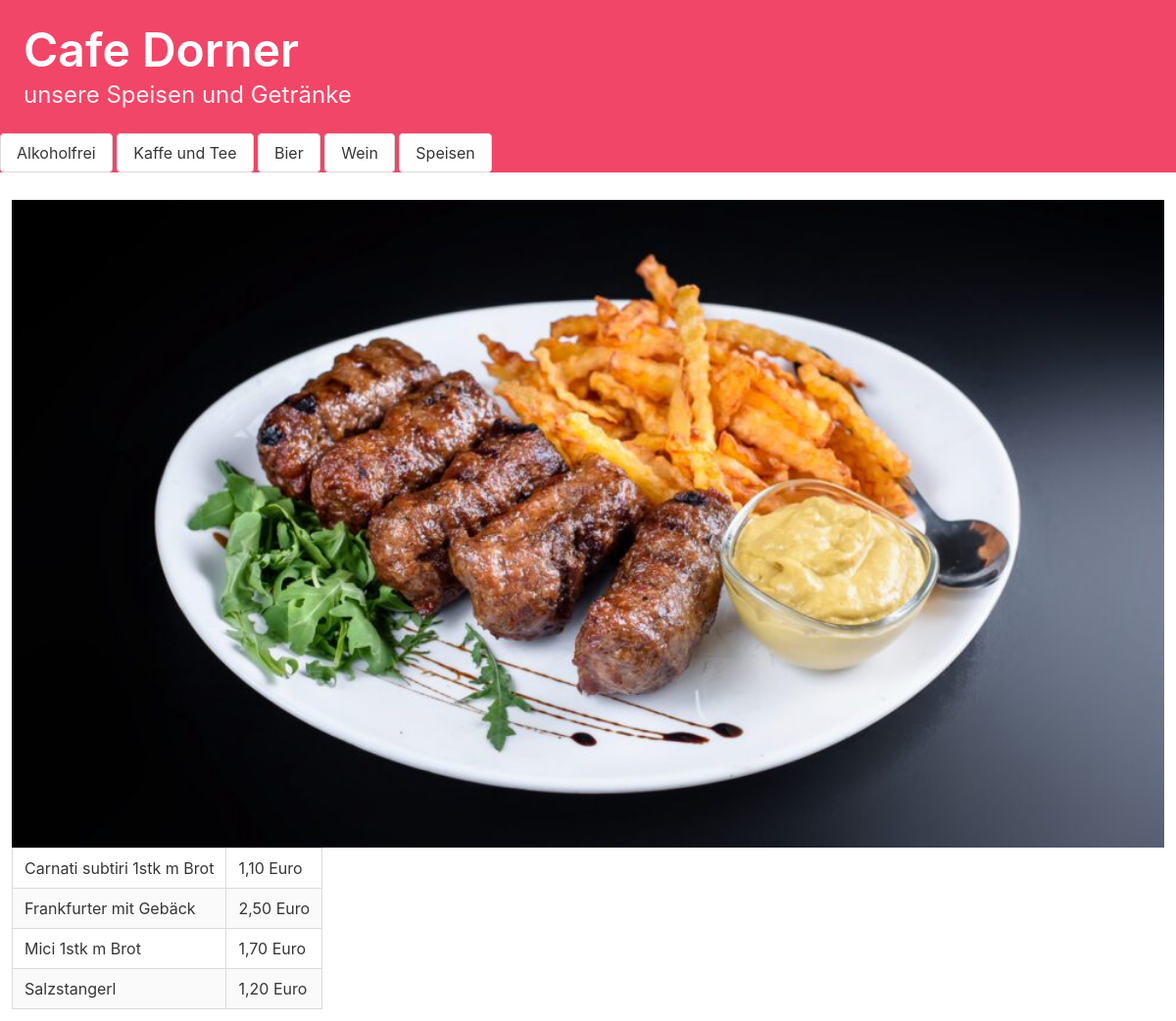
The app's page /speisen/, older data.
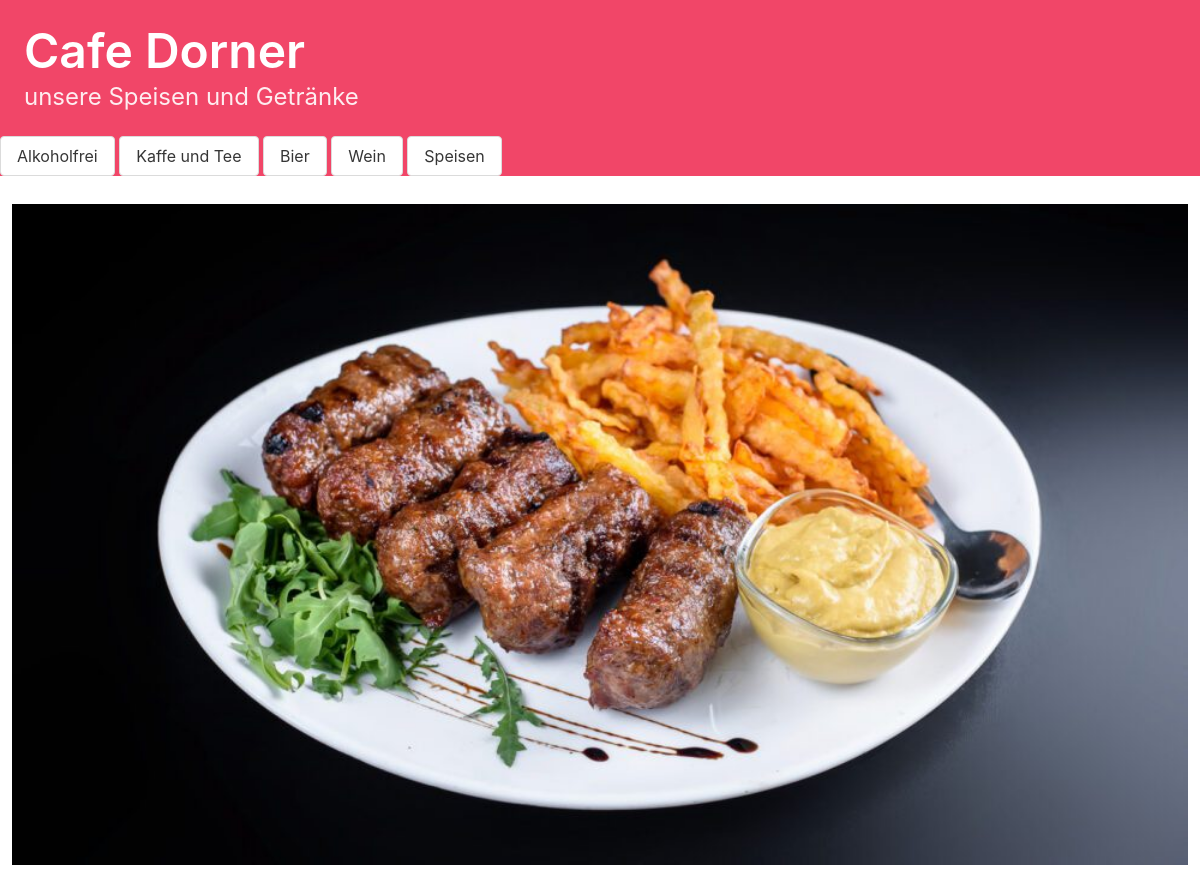
The same page, newer data.
### menue/models.py (models this page shows, shortened)
class Book(models.Model):
    Name = models.CharField(max_length=100)
    Kategorie = models.CharField(max_length=100)
    Verkaufspreis = models.CharField(max_length=100)

### menue/views.py (the view)
# urls.py: path("speisen/", views.menue_speisen.as_view(), name="speisen"),
class menue_speisen(ListView):
    model = Book
    template_name = "speisen.html"
    def get_queryset(self):
        return Book.objects.filter(Kategorie="Speisen")

### templates/speisen.html
{% extends "base.html" %}
{% block content %}
        <table class="table is-bordered is-striped ">
            {% for item in object_list %}
            <tr>
                <td>{{ item.Name }} </td>
                <td>{{ item.Verkaufspreis |slice:"-1" }} Euro</td>
            </tr>
            {% endfor %}
                {% load static %}
                     <figure class="image is=96x96 is-align-content-baseline">
                         <img src="{% static 'MICI-980x551.jpg' %}" alt="My image">
                     </figure>
        </table>
{% endblock %}

Row changes from the older to the newer data that the page shows:
removed Book: Name "Carnati subtiri 1stk m Brot", Verkaufspreis "1,10"
removed Book: Name "Frankfurter mit Gebäck", Verkaufspreis "2,50"
removed Book: Name "Mici 1stk m Brot", Verkaufspreis "1,70"
removed Book: Name "Salzstangerl", Verkaufspreis "1,20"
